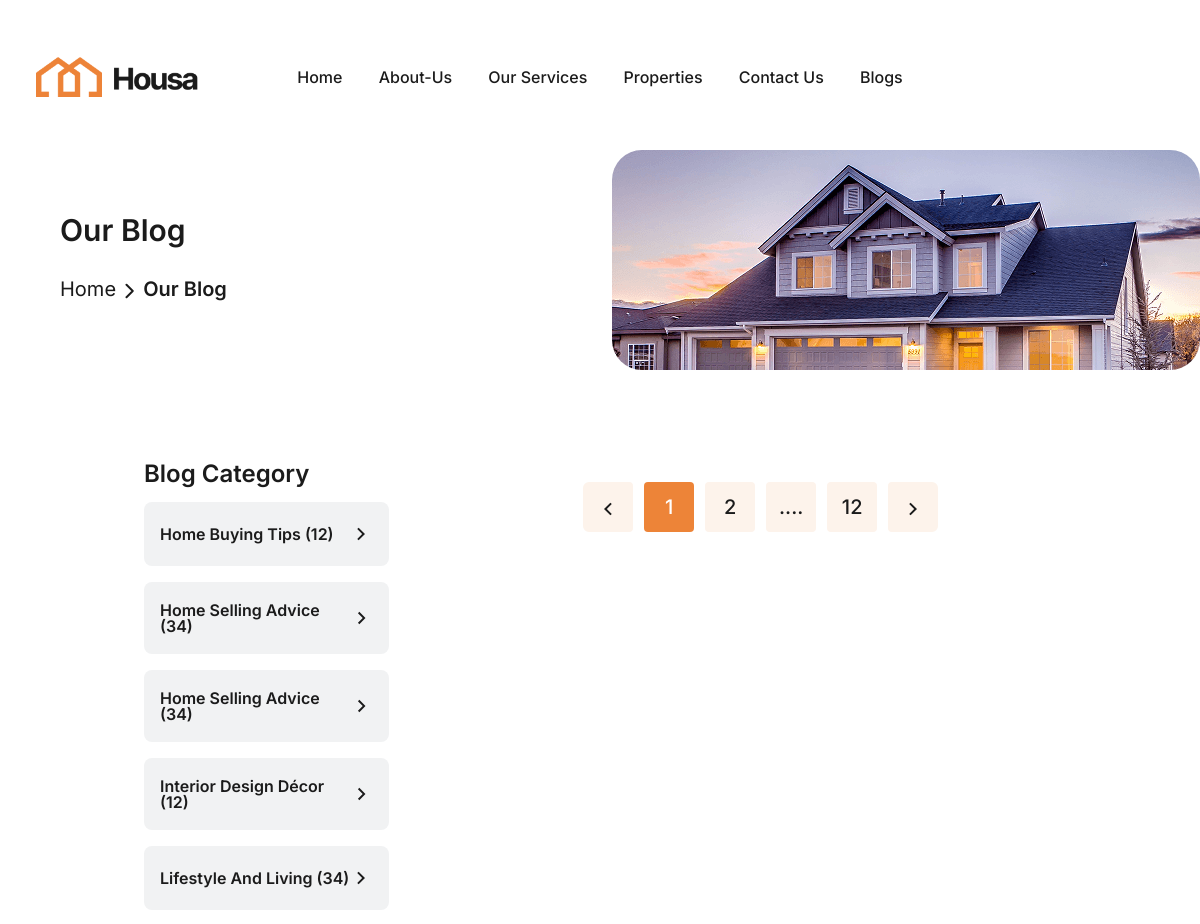
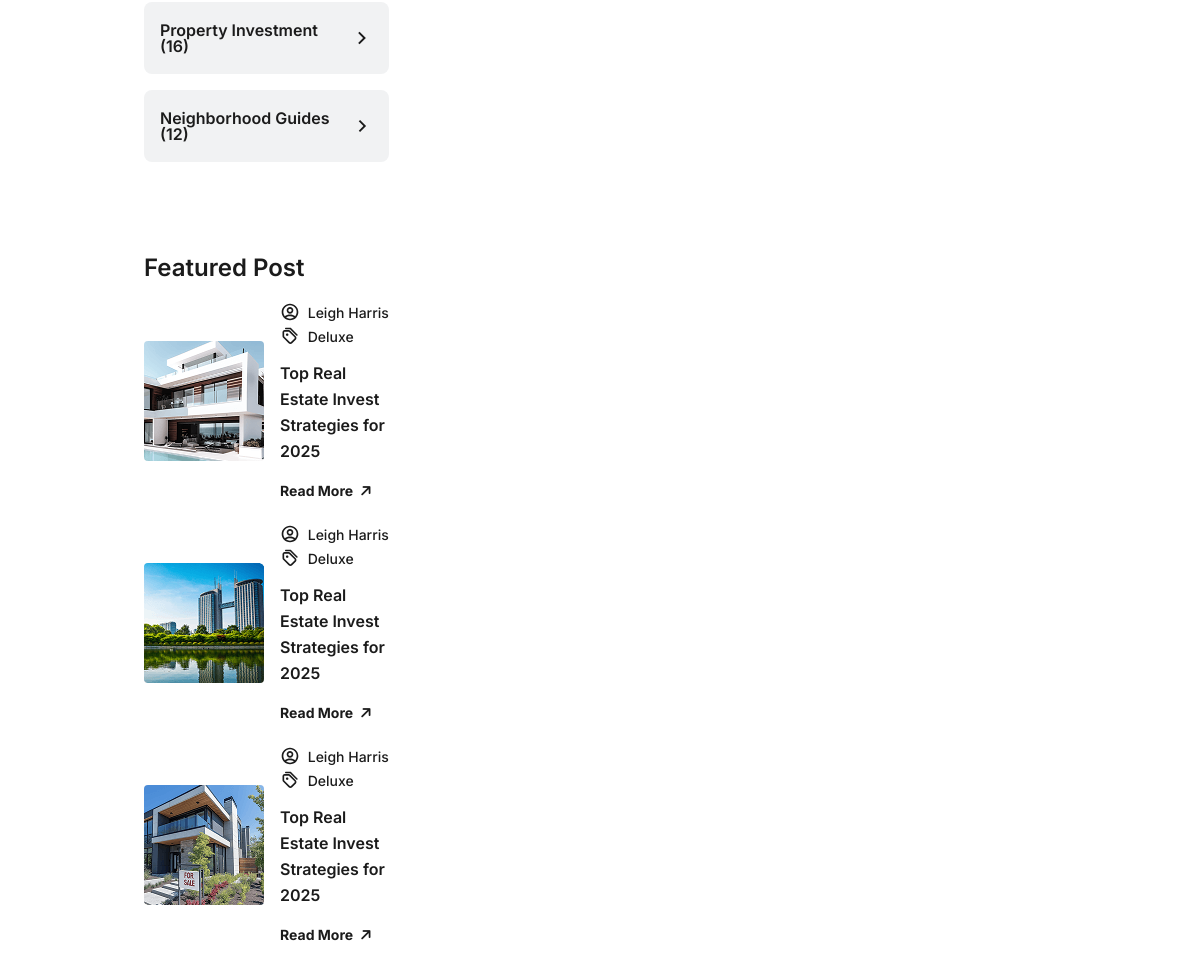
The page /blog/ (upper part) on the database as committed earlier (2 pictures, top to bottom).
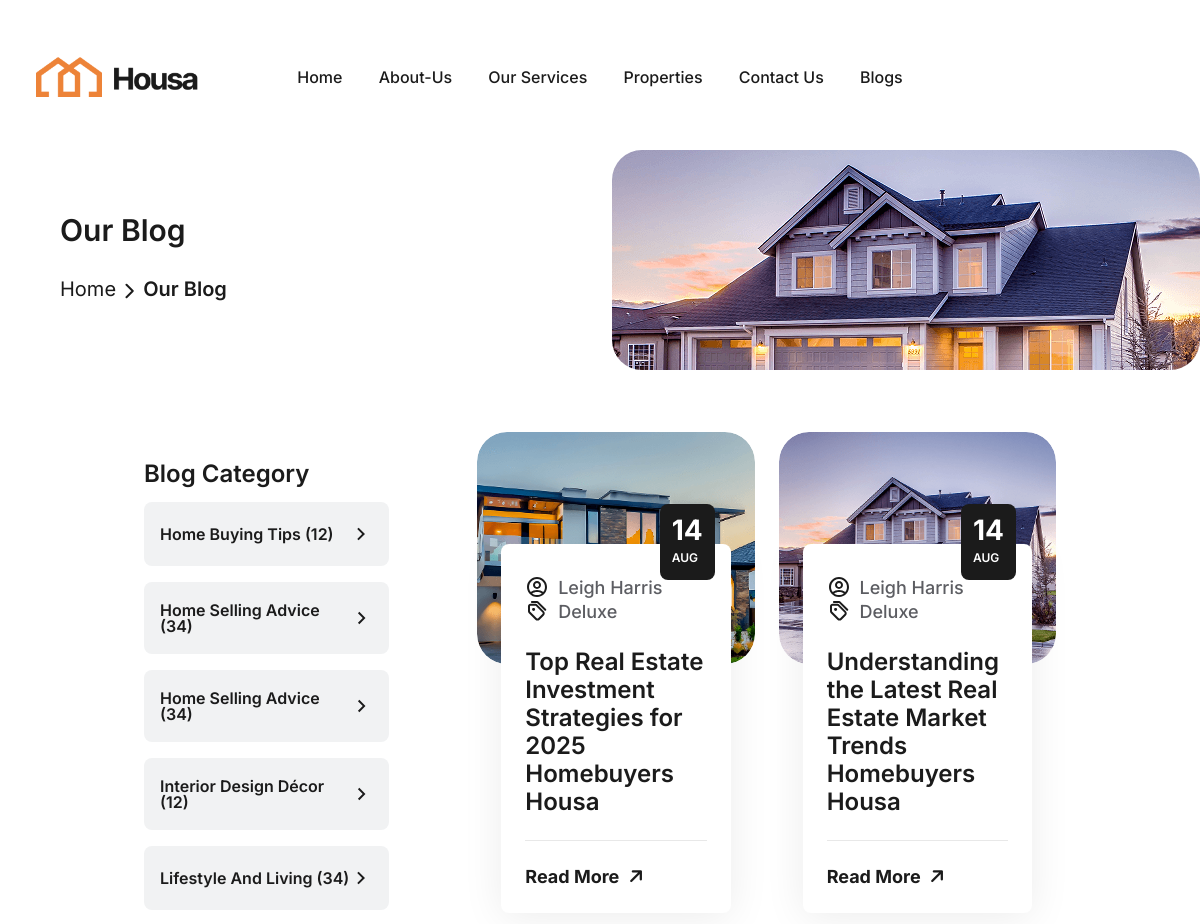
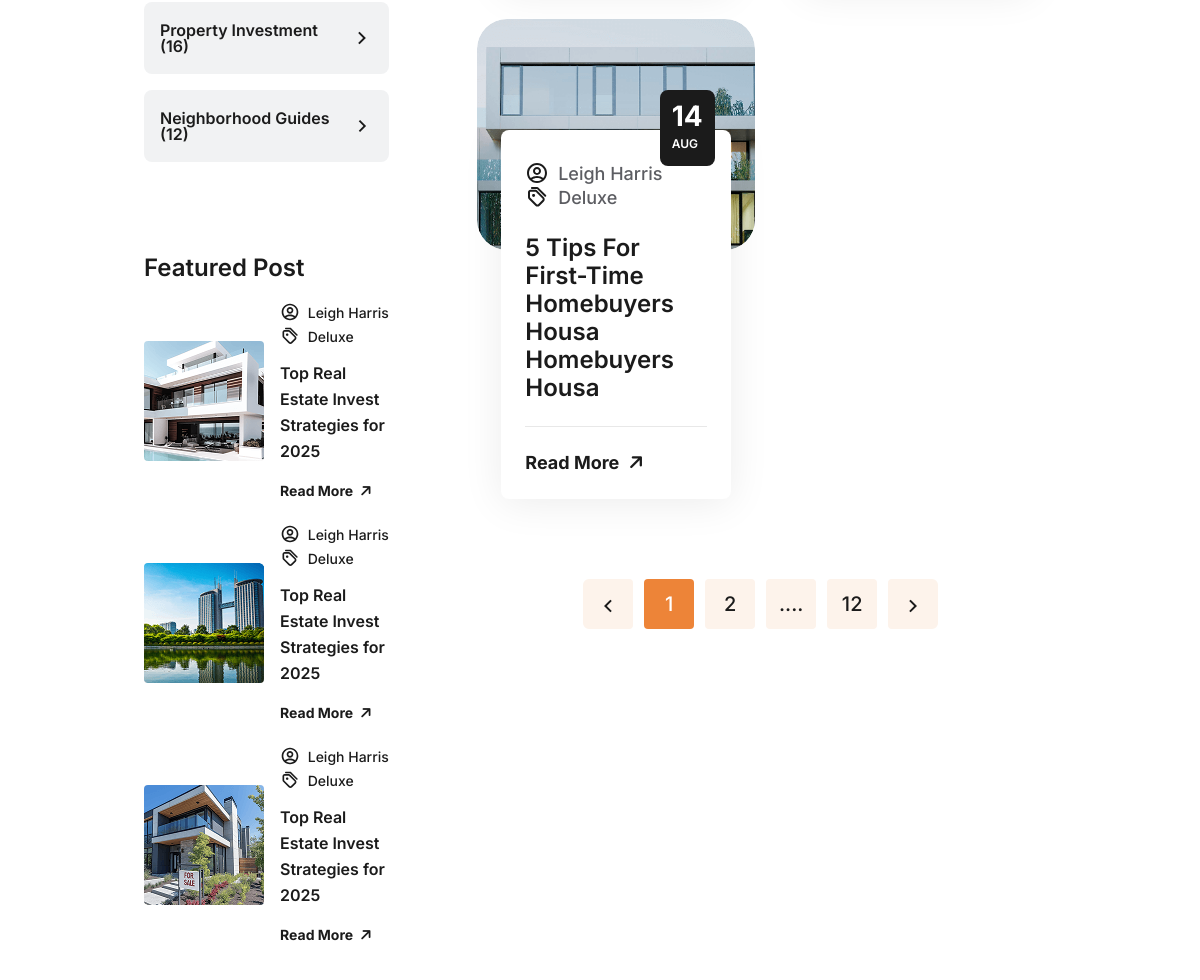
The same page on the database as committed later (2 pictures, top to bottom).
### app1/models.py (models this page shows)
class cmsblog(models.Model):
    image=models.ImageField(upload_to='media', null=True)
    title=models.CharField(max_length=100 , null=True , blank=False)
    content=RichTextField()
    blogdate= models.DateTimeField(default=timezone.now)
    blog_title = AutoSlugField(populate_from='title', unique=True, null=True, blank=False)

### app1/views.py (the view)
# urls.py: path('blog/', views.blog.as_view(), name='blog'),
class blog(View):
    def get(self, request):
        cdata = cmsblog.objects.all().order_by('id').reverse()
        return render(request, 'blog.html', {'cdata':cdata})

### templates/blog.html (shortened to what this page needs)
{% extends "base.html" %}
{% load static %}
{% block content %}
  {% include 'header/headerTwo.html' %}
  <div class="inner-header-area">
    <div class="containe-fluid">
      <div class="row">
        <div class="col-lg-6">
          <div class="inner-header heading1">
            <h2>Our Blog</h2>
            <div class="space28"></div>
            <p><a href="index-2">Home</a> <svg xmlns="http://www.w3.org/2000/svg" width="9" height="16" viewBox="0 0 9 16" fill="none">
                <path d="M1.5 1.74997L7.75 7.99997L1.5 14.25" stroke="#1B1B1B" stroke-width="2" stroke-linecap="round" stroke-linejoin="round" />
              </svg> Our Blog</p>
          </div>
        </div>
        <div class="col-lg-6">
          <div class="inner-images">
            <img src="{% static 'assets/img/all-images/hero/hero-img9.png' %}" alt="housa">
          </div>
        </div>
      </div>
    </div>
  </div>
  <div class="space30"></div>
  <div class="blog-inner-section">
    <div class="container-fluid">
      <div class="row">
        <div class="col-lg-4">
          <div class="blog-siderbar">
            <div class="all-category">
              <div class="space30"></div>
              <div class="categories-area">
                <h3>Blog Category</h3>
                <ul>
                  <li><a href="#">Home Buying Tips (12) <svg xmlns="http://www.w3.org/2000/svg" width="24" height="24" viewBox="0 0 24 24" fill="none">
                        <path d="M13.1724 12.0013L8.22266 7.05153L9.63687 5.63733L16.0009 12.0013L9.63687 18.3652L8.22266 16.951L13.1724 12.0013Z" fill="#1B1B1B" />
                      </svg></a></li>
                  <li><a href="#">Home Selling Advice (34) <svg xmlns="http://www.w3.org/2000/svg" width="24" height="24" viewBox="0 0 24 24" fill="none">
                        <path d="M13.1724 12.0013L8.22266 7.05153L9.63687 5.63733L16.0009 12.0013L9.63687 18.3652L8.22266 16.951L13.1724 12.0013Z" fill="#1B1B1B" />
                      </svg></a></li>
                  <li><a href="#">Home Selling Advice (34) <svg xmlns="http://www.w3.org/2000/svg" width="24" height="24" viewBox="0 0 24 24" fill="none">
                        <path d="M13.1724 12.0013L8.22266 7.05153L9.63687 5.63733L16.0009 12.0013L9.63687 18.3652L8.22266 16.951L13.1724 12.0013Z" fill="#1B1B1B" />
                      </svg></a></li>
                  <li><a href="#">Interior Design Décor (12) <svg xmlns="http://www.w3.org/2000/svg" width="24" height="24" viewBox="0 0 24 24" fill="none">
                        <path d="M13.1724 12.0013L8.22266 7.05153L9.63687 5.63733L16.0009 12.0013L9.63687 18.3652L8.22266 16.951L13.1724 12.0013Z" fill="#1B1B1B" />
                      </svg></a></li>
                  <li><a href="#">Lifestyle And Living (34) <svg xmlns="http://www.w3.org/2000/svg" width="24" height="24" viewBox="0 0 24 24" fill="none">
                        <path d="M13.1724 12.0013L8.22266 7.05153L9.63687 5.63733L16.0009 12.0013L9.63687 18.3652L8.22266 16.951L13.1724 12.0013Z" fill="#1B1B1B" />
                      </svg></a></li>
                  <li><a href="#">Property Investment (16) <svg xmlns="http://www.w3.org/2000/svg" width="24" height="24" viewBox="0 0 24 24" fill="none">
                        <path d="M13.1724 12.0013L8.22266 7.05153L9.63687 5.63733L16.0009 12.0013L9.63687 18.3652L8.22266 16.951L13.1724 12.0013Z" fill="#1B1B1B" />
                      </svg></a></li>
                  <li><a href="#">Neighborhood Guides (12) <svg xmlns="http://www.w3.org/2000/svg" width="24" height="24" viewBox="0 0 24 24" fill="none">
                        <path d="M13.1724 12.0013L8.22266 7.05153L9.63687 5.63733L16.0009 12.0013L9.63687 18.3652L8.22266 16.951L13.1724 12.0013Z" fill="#1B1B1B" />
                      </svg></a></li>
                </ul>
              </div>
              <div class="space30"></div>
              <div class="posts-area">
                <h3>Featured Post</h3>
                <div class="post-auhtor-area">
                  <div class="img1">
                    <img src="{% static 'assets/img/all-images/blog/blog-img13.png' %}" alt="housa">
                  </div>
                  <div class="content">
                    <ul>
                      <li>
                        <a href="#"> Leigh Harris</a>
                      </li>
                      <li>
                        <a href="#"> Deluxe</a>
                      </li>
                    </ul>
                    <a href="property-details-v1" class="head">Top Real Estate Invest
                      Strategies for 2025</a>
                    <a href="#" class="readmore">Read More <i class="fa-solid fa-arrow-right"></i></a>
                  </div>
                </div>
                <div class="post-auhtor-area">
                  <div class="img1">
                    <img src="{% static 'assets/img/all-images/blog/blog-img14.png' %}" alt="housa">
                  </div>
                  <div class="content">
                    <ul>
                      <li>
                        <a href="#"> Leigh Harris</a>
                      </li>
                      <li>
                        <a href="#"> Deluxe</a>
                      </li>
                    </ul>
                    <a href="property-details-v1" class="head">Top Real Estate Invest
                      Strategies for 2025</a>
                    <a href="#" class="readmore">Read More <i class="fa-solid fa-arrow-right"></i></a>
                  </div>
                </div>
                <div class="post-auhtor-area">
                  <div class="img1">
                    <img src="{% static 'assets/img/all-images/blog/blog-img15.png' %}" alt="housa">
                  </div>
                  <div class="content">
                    <ul>
                      <li>
                        <a href="#"> Leigh Harris</a>
                      </li>
                      <li>
                        <a href="#"> Deluxe</a>
                      </li>
                    </ul>
                    <a href="property-details-v1" class="head">Top Real Estate Invest
                      Strategies for 2025</a>
                    <a href="#" class="readmore">Read More <i class="fa-solid fa-arrow-right"></i></a>
                  </div>
                </div>
              </div>
            </div>
          </div>
        </div>
        <div class="col-lg-8">
          <div class="bg-area">
            <div class="row">
              {% for blogs in cdata %}
              <div class="col-lg-6 col-md-6">
                <div class="vl-blog-1-item">
                  <div class="vl-blog-1-thumb image-anime">
                    {% if blogs.image %}
                    <a href="#"><img src="{{blogs.image.url}}" alt="housa">
                    {% endif %}
                  </div>
                  <div class="vl-blog-1-content">
                    <div class="date">
                      <p>14</p>
                      <span>aUG</span>
                    </div>
                    <div class="vl-blog-meta">
                      <ul>
                        <li>
                          <a href="#"> Leigh Harris</a>
                        </li>
                        <li>
                          <a href="#"> Deluxe</a>
                        </li>
                      </ul>
                    </div>
                    <div class="space24"></div>
                    <h4 class="vl-blog-1-title"><a href="#">{{blogs.title}}<br class="d-lg-block d-none"> Homebuyers Housa</a></h4>
                    <div class="space24"></div>
                    <div class="vl-blog-1-icon">
                      <a href="#" class="readmore">Read More <i class="fa-solid fa-arrow-right"></i></a>
                    </div>
                  </div>
                </div>
              </div>
              {% endfor %}
              <div class="col-lg-12">
                <div class="space30"></div>
                <div class="pagination-area">
                  <nav aria-label="Page navigation example">
                    <ul class="pagination">
                      <li class="page-item">
                        <a class="page-link" href="#" aria-label="Previous">
                          <svg xmlns="http://www.w3.org/2000/svg" viewBox="0 0 24 24" fill="currentColor">
                            <path d="M10.8284 12.0007L15.7782 16.9504L14.364 18.3646L8 12.0007L14.364 5.63672L15.7782 7.05093L10.8284 12.0007Z"></path>
                          </svg>
                        </a>
                      </li>
                      <li class="page-item"><a class="page-link active" href="#">1</a></li>
                      <li class="page-item"><a class="page-link" href="#">2</a></li>
                      <li class="page-item"><a class="page-link" href="#">....</a></li>
                      <li class="page-item"><a class="page-link" href="#">12</a></li>
                      <li class="page-item">
                        <a class="page-link" href="#" aria-label="Next">
                          <svg xmlns="http://www.w3.org/2000/svg" viewBox="0 0 24 24" fill="currentColor">
                            <path d="M13.1717 12.0007L8.22192 7.05093L9.63614 5.63672L16.0001 12.0007L9.63614 18.3646L8.22192 16.9504L13.1717 12.0007Z"></path>
                          </svg>
                        </a>
                      </li>
                    </ul>
                  </nav>
                </div>
              </div>
            </div>
          </div>
        </div>
      </div>
    </div>
  </div>
{% endblock content %}

### templates/base.html (shortened to what this page needs)
<!DOCTYPE html>
<html lang="en">
<head>
   {% load static %}
  <link rel="stylesheet" href="{% static 'assets/css/plugins/bootstrap.min.css' %}">
  <link rel="stylesheet" href="{% static 'assets/css/plugins/aos.css' %}">
  <link rel="stylesheet" href="{% static 'assets/css/plugins/fontawesome.css' %}">
  <link rel="stylesheet" href="{% static 'assets/css/plugins/magnific-popup.css' %}">
  <link rel="stylesheet" href="{% static 'assets/css/plugins/owlcarousel.min.css' %}">
  <link rel="stylesheet" href="{% static 'assets/css/plugins/sidebar.css' %}">
  <link rel="stylesheet" href="{% static 'assets/css/plugins/slick-slider.css' %}">
  <link rel="stylesheet" href="{% static 'assets/css/plugins/nice-select.css' %}">
  <link rel="stylesheet" href="{% static 'assets/css/plugins/swiper-slider.css' %}">
  <link rel="stylesheet" href="{% static 'assets/css/plugins/odometer.css' %}">
  <link rel="stylesheet" href="{% static 'assets/css/main.css' %}">
</head>
<body class="body1">
  {% load static %}
  {% load sweetify %}{% sweetify %}
    {% block content %}
    {% endblock content %}
</body>
</html>

### templates/header/headerTwo.html (shortened to what this page needs)
{% block content %}
{% load static %}
  <header class="homepage1-body">
    <div id="vl-header-sticky" class="vl-header-area vl-transparent-header">
      <div class="container-fluid">
        <div class="row align-items-center">
          <div class="col-lg-2 col-md-6 col-6">
            <div class="vl-logo">
              <a href="index-2"><img src="{% static 'assets/img/logo/logo1.png' %}" alt="housa"></a>
            </div>
          </div>
          <div class="col-lg-8 d-none d-lg-block">
            <div class="vl-main-menu text-center">
              <nav class="vl-mobile-menu-active">
                <ul>
                  <li><a href="{% url 'home' %}">Home</a> </li>
                  <li><a href="{% url 'about' %}">About-Us</a></li>
                  <li><a href="{% url  'services' %}">Our Services</a></li>
                  <li><a href="{% url  'properties' %}">Properties</a></li>
                  <li><a href="{% url 'contact' %}">Contact Us</a></li>
                  <li><a href="{% url 'blog' %}">Blogs</a></li>
                </ul>
              </nav>
            </div>
          </div>
        </div>
      </div>
    </div>
  </header>
{% endblock content %}

### templates/header/mobileheader.html (shortened to what this page needs)
{% block content %}
  {% load static %}
  {% endblock content %}

Rows that differ between the two databases and show on the page:
added cmsblog: title "Top Real Estate Investment Strategies for 2025"
added cmsblog: title "Understanding the Latest Real Estate Market Trends"
added cmsblog: title "5 Tips For First-Time Homebuyers Housa"
